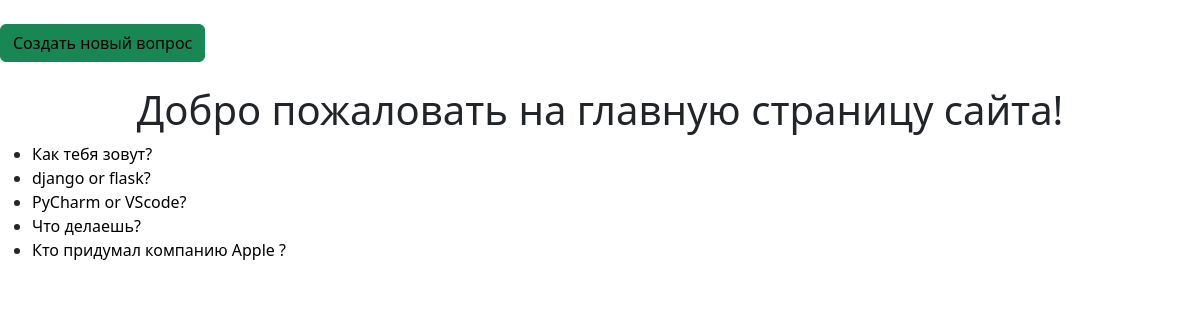
Before: / with the older database file.
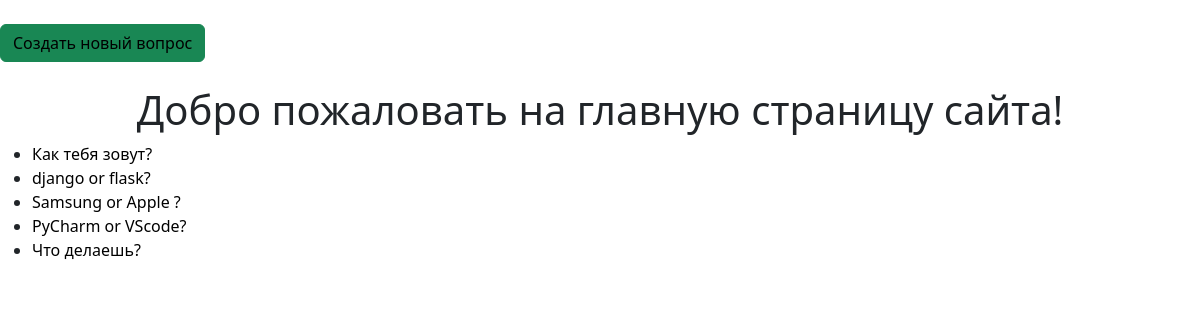
After: the same page with the newer database file.
### polls/models.py (models this page shows, shortened)
class Question(models.Model):
    question_text = models.CharField('Название вопроса', max_length=50)
    pub_date = models.DateTimeField('Дата публикации')
    def __str__(self):
        return self.question_text

### polls/views.py (the view)
# urls.py: path("", views.IndexView.as_view(), name='index'),
class IndexView(generic.ListView):
    template_name = "polls/index.html"
    context_object_name = "questions_list"
    def get_queryset(self):
        return Question.objects.order_by("-pub_date")[:5]

### polls/templates/polls/index.html (shortened to what this page needs)
{% extends 'polls/base.html' %}
{% block content %}
<br>
<button class="btn btn-success">
    <a href="{% url 'polls:new_question' %}" title="Создать новый вопрос">Создать новый вопрос</a>
</button><br><br>
<h1>Добро пожаловать на главную страницу сайта!</h1>
<ul>
    {% for question in questions_list %}
        <li>
            <a href="{% url 'polls:question_detail' question.id %}" title="Подробнее о {{ question }}">{{ question }}</a>
        </li>
    {% endfor %}
</ul>
{% endblock content %}

### polls/templates/polls/base.html (shortened to what this page needs)
{% load static %}
<!DOCTYPE html>
<html lang="ru">
<head>
    <link rel="stylesheet" href="https://cdn.jsdelivr.net/npm/bootstrap@5.2.3/dist/css/bootstrap.min.css"
>
    <link rel="stylesheet" href="{% static 'polls/style.css' %}">
</head>
<body>
{% block content %}{% endblock %}
</body>
</html>

### polls/static/polls/style.css (style rules this page uses)
a { text-decoration: none; color: black !important; }
h1, h2 { text-align: center; color: dark; }

Changed rows visible on the page:
no longer on this page (row unchanged): Question: question_text "Кто придумал компанию Apple ?"
added Question: question_text "Samsung or Apple ?"
